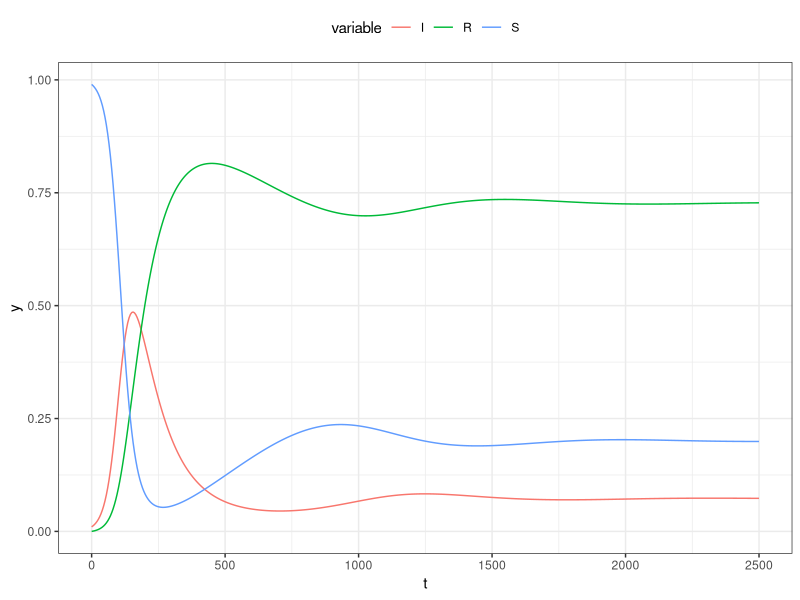

Source code (R):
library(deSolve)
library(ggplot2)

setwd("~/git/pan/epi")
rm(list = ls())

# SIR model:
# dS / dt = -alpha * S * I
# dI / dt = alpha * S * I - beta * I
# dR / dt = beta * I

# Parameters
alpha = 0.05
beta = 0.01
gamma = 0.001
I.0 = 0.01

# Setting up model
parameters = c(alpha = alpha, beta = beta, gamma = gamma)
state = c(S = 1 - I.0, I = I.0, R = 0)

model = function(t, state, parameters){
  with(as.list(c(state, parameters)),{
    dS = gamma * R - alpha * S * I
    dI = alpha * S * I - beta * I
    dR = beta * I - gamma * R
    
    return(list(c(dS, dI, dR)))
  })
}

times = seq(0, 2500, length.out = 500)

# Solving model
out = ode(y = state, times = times, func = model, parms = parameters)

# Plot results
df = data.frame(t = rep(out[,1], times = 3),
                y = c(out[,2:4]),
                variable = rep(c("S", "I", "R"), each = nrow(out)))

ggplot(df, aes(t, y)) +
  geom_line(aes(color = variable)) +
  theme_bw() +
  theme(legend.position = "top")
